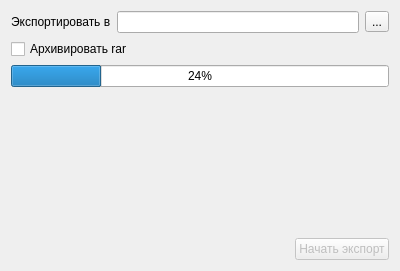
<ui version="4.0" >
 <class>ExportRbResult_Wizard_2</class>
 <widget class="QDialog" name="ExportRbResult_Wizard_2" >
  <property name="geometry" >
   <rect>
    <x>0</x>
    <y>0</y>
    <width>400</width>
    <height>271</height>
   </rect>
  </property>
  <property name="windowTitle" >
   <string>Экспорт результатов событий</string>
  </property>
  <layout class="QGridLayout" >
   <item row="0" column="0" >
    <layout class="QHBoxLayout" >
     <property name="spacing" >
      <number>6</number>
     </property>
     <property name="margin" >
      <number>0</number>
     </property>
     <item>
      <widget class="QLabel" name="label" >
       <property name="text" >
        <string>Экспортировать в</string>
       </property>
      </widget>
     </item>
     <item>
      <widget class="QLineEdit" name="edtFileName" />
     </item>
     <item>
      <widget class="QToolButton" name="btnSelectFile" >
       <property name="text" >
        <string>...</string>
       </property>
      </widget>
     </item>
    </layout>
   </item>
   <item row="2" column="0" >
    <layout class="QHBoxLayout" >
     <property name="spacing" >
      <number>6</number>
     </property>
     <property name="margin" >
      <number>0</number>
     </property>
    </layout>
   </item>
   <item row="4" column="0" >
    <widget class="CProgressBar" name="progressBar" >
     <property name="value" >
      <number>24</number>
     </property>
     <property name="orientation" >
      <enum>Qt::Horizontal</enum>
     </property>
    </widget>
   </item>
   <item row="5" column="0" >
    <widget class="QLabel" name="stat" >
     <property name="text" >
      <string/>
     </property>
    </widget>
   </item>
   <item row="6" column="0" >
    <spacer>
     <property name="orientation" >
      <enum>Qt::Vertical</enum>
     </property>
     <property name="sizeHint" stdset="0" >
      <size>
       <width>20</width>
       <height>40</height>
      </size>
     </property>
    </spacer>
   </item>
   <item row="7" column="0" >
    <layout class="QHBoxLayout" >
     <property name="spacing" >
      <number>6</number>
     </property>
     <property name="margin" >
      <number>0</number>
     </property>
     <item>
      <spacer>
       <property name="orientation" >
        <enum>Qt::Horizontal</enum>
       </property>
       <property name="sizeHint" stdset="0" >
        <size>
         <width>40</width>
         <height>20</height>
        </size>
       </property>
      </spacer>
     </item>
     <item>
      <widget class="QPushButton" name="btnExport" >
       <property name="enabled" >
        <bool>false</bool>
       </property>
       <property name="text" >
        <string>Начать экспорт</string>
       </property>
      </widget>
     </item>
    </layout>
   </item>
   <item row="1" column="0" >
    <widget class="QCheckBox" name="checkRAR" >
     <property name="text" >
      <string>Архивировать rar</string>
     </property>
     <property name="checkable" >
      <bool>true</bool>
     </property>
    </widget>
   </item>
  </layout>
 </widget>
 <customwidgets>
  <customwidget>
   <class>CProgressBar</class>
   <extends>QProgressBar</extends>
   <header>library/ProgressBar.h</header>
  </customwidget>
 </customwidgets>
 <resources/>
 <connections/>
</ui>
